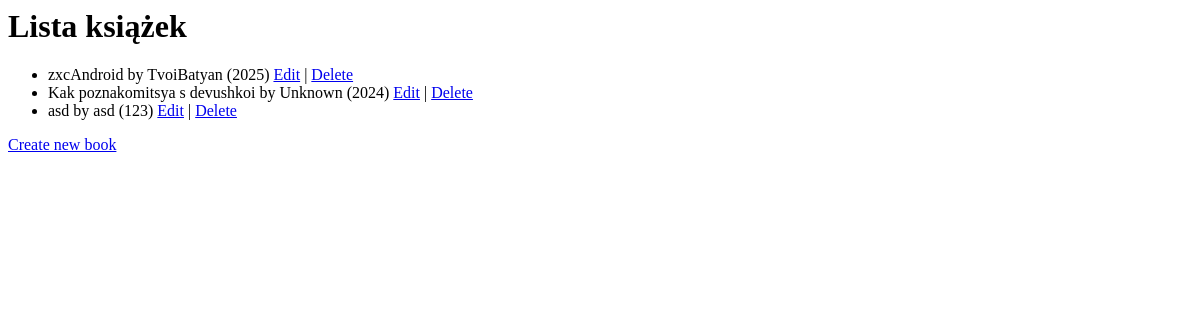
The app's page /, older data.
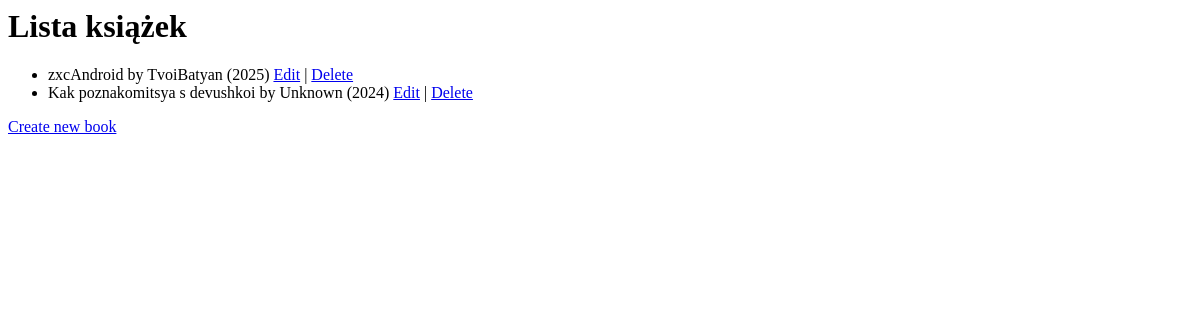
The same page, newer data.
### books/models.py (models this page shows, shortened)
class Book(models.Model):
    title = models.CharField(max_length=200)
    author = models.CharField(max_length=100)
    publication_year = models.IntegerField()

### books/views.py (the view)
# urls.py: path('', views.book_list, name='book_list'),
def book_list(request):
    books = Book.objects.all()
    return render(request, 'books/book_list.html', {'books': books})

### books/templates/books/book_list.html
<h1>Lista książek</h1>
<ul>
    {% for book in books %}
    <li>
        {{ book.title }} by {{ book.author }} ({{ book.publication_year }})
        <a href="{% url 'book_update' book.pk %}">Edit</a> |
        <a href="{% url 'book_delete' book.pk %}">Delete</a>
    </li>
    {% endfor %}
</ul>
<a href="{% url 'book_create' %}" class = "btn-add-book">Create new book</a>

Row changes from the older to the newer data that the page shows:
removed Book: title "asd", author "asd", publication_year "123"
